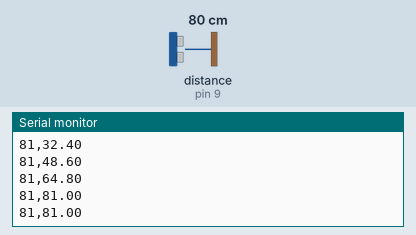
Recording of a sketch running on a simulated Arduino Uno, built with avr-gcc and run on an emulated ATmega328P. Shown: the last lines printed to the serial monitor. The test bench sets the inputs (shaded band); at power-on: distance to the obstacle (sensor on pin 9) 80 cm. The echo pulse lasts 58.3 µs per cm.

Above: at 1.2 s.
1.3 s: distance to the obstacle (sensor on pin 9) set to 2 cm
At 1.43 s:
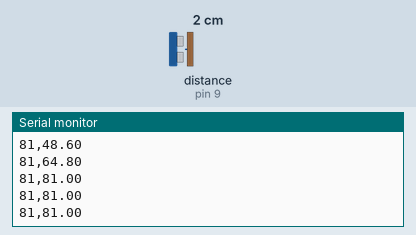
2.8 s: distance to the obstacle (sensor on pin 9) set to 4 cm
At 2.85 s:
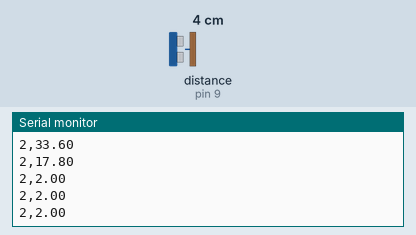
Timing chart, 0 to 5.8 s (numbered marks = the images above; inputs shaded):
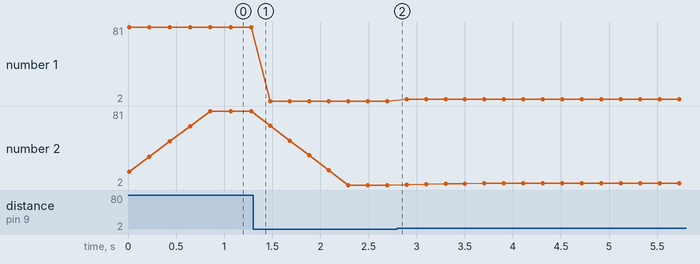

Measured:
- plotted number 1: 81 → 2 after the input at 1.3 s, 2 → 4 after the input at 2.8 s
- plotted number 2: 81 → 2 after the input at 1.3 s, 2 → 4 after the input at 2.8 s

The sketch:

202011138_Sonar_MovingFliter.ino
```cpp
#include <NewPing.h>
#define MAX_DISTANCE 180
#define MASK_SIZE 5
#define TRIG 8
#define ECHO 9

NewPing sonar(TRIG , ECHO, MAX_DISTANCE);

double mask_array[MASK_SIZE+1] = {0.0, };
double calculation = 0.0;
int count = 0;

double MovingAverage(int mask)
{
  double sum = 0.0;
  for (int i = 0; i < mask ; i++) sum += mask_array[i];

  return sum / (double)mask;
}

void setup() {
  Serial.begin(9600);
  Serial.println("Sonar,Filter");
}

void loop() {
  mask_array[count] = sonar.ping_cm();
  if (count < MASK_SIZE) {
     calculation = MovingAverage(MASK_SIZE);
  }
  else {
    for (int i = 0; i < MASK_SIZE; i++)  mask_array[i] = mask_array[i + 1];
    calculation = MovingAverage(MASK_SIZE);
    count = MASK_SIZE - 1;
  }
  count++;
  Serial.print(sonar.ping_cm());
  Serial.print(",");
  Serial.println(calculation);
  delay(200);
}
```
